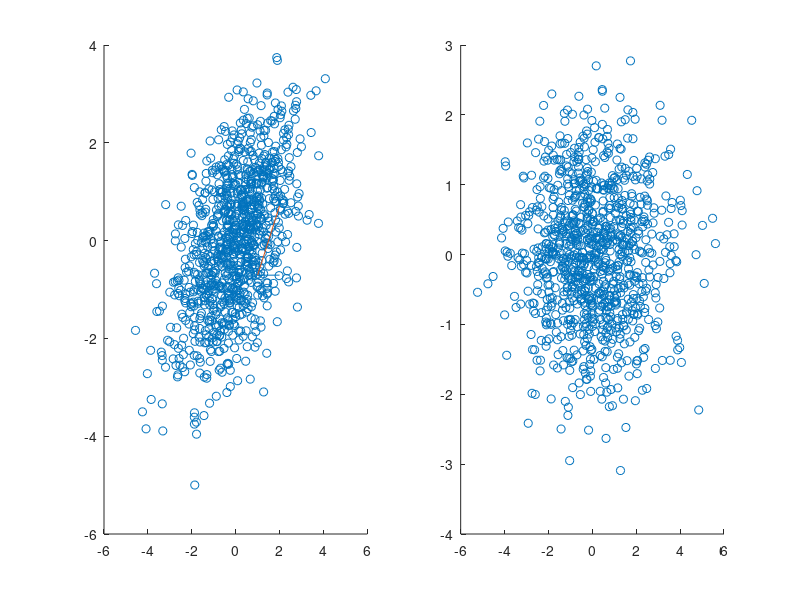

Write the MATLAB code that produced this figure.
FigHandle = figure('name','lecture 5 - 25','numbertitle','off');
set(FigHandle, 'Position', [50, 50, 1000, 500]);
N = 1000;
randX = randn(1,N);
x1 = normrnd(randX,1);
y1 = normrnd(randX,1);

% plotting input
subplot(1,2,1);
scatter(x1,y1);

X = [x1;y1];

% taking PCA 
cov_x = cov(X.');
[U,S,V] = svd(cov_x);
R = U*X;

% seperating X and Y for scatter plot purpose
x_plot = R(1,:);
y_plot = R(2,:);

% plotting the Eigen Vectors
hold on 
plot(U(:,1));
plot(U(:,2));
hold off;

% plotting the PCA output
subplot(1,2,2);
scatter(x_plot,y_plot);

